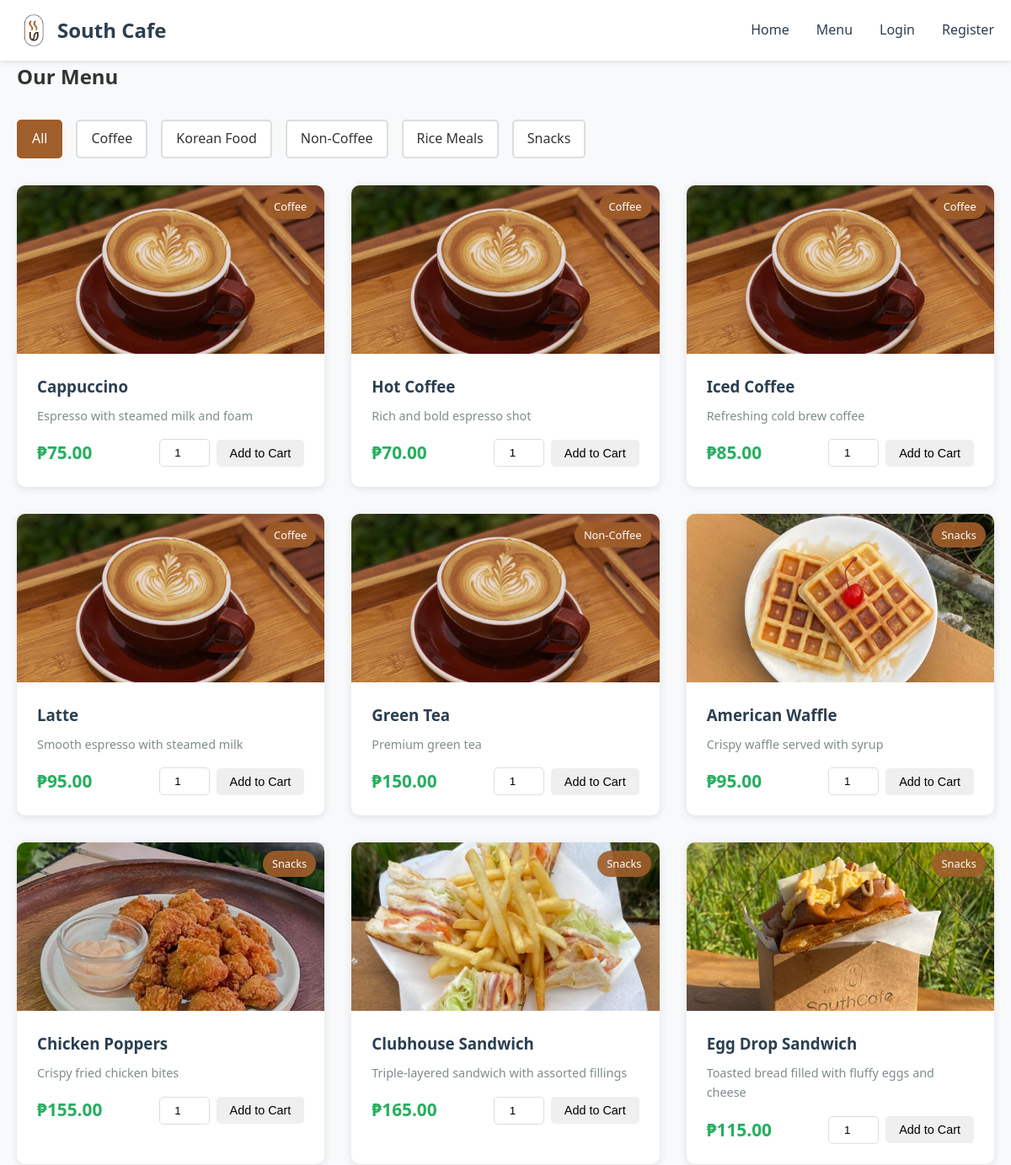
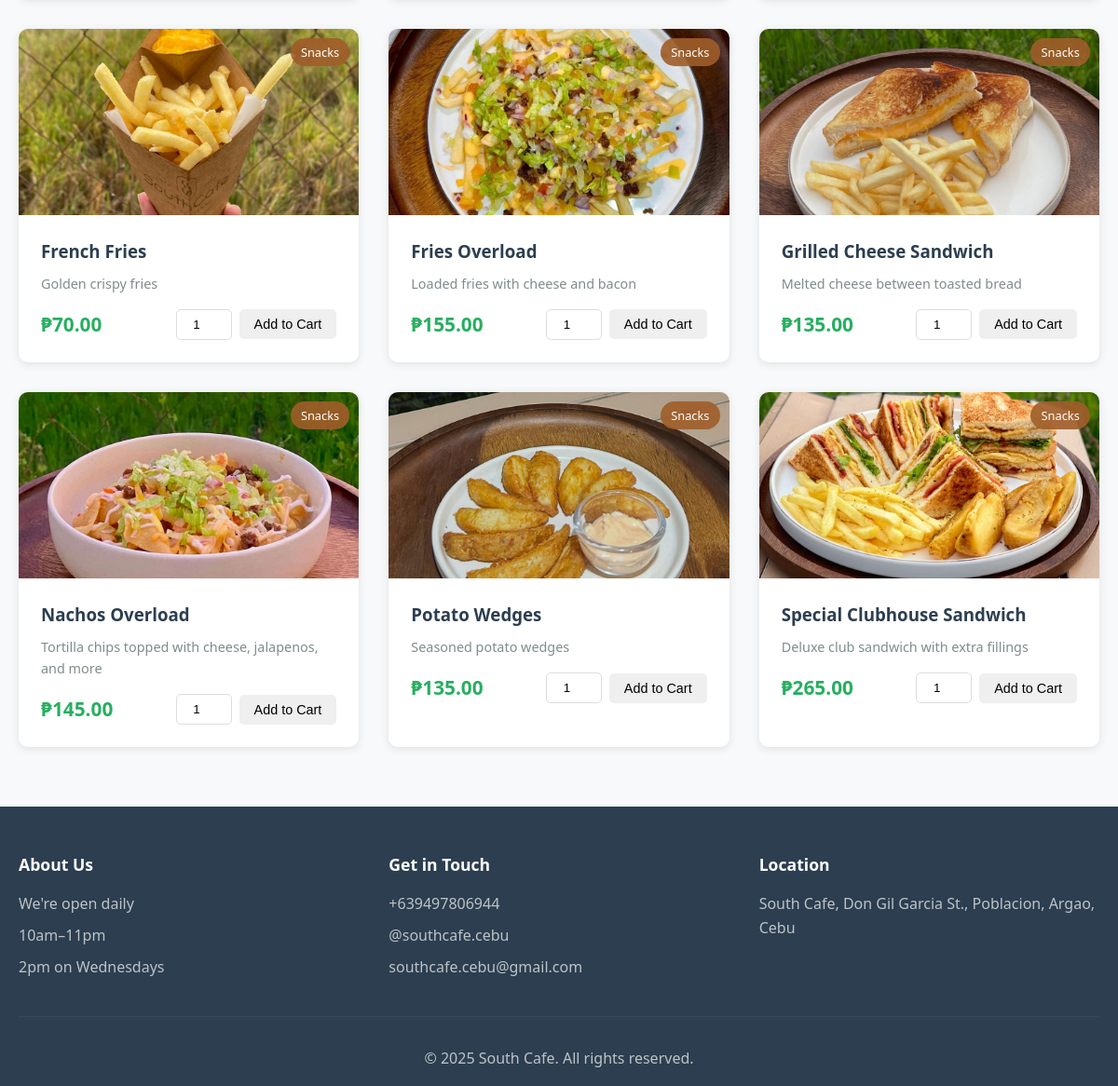
Page /menu.php on the committed database (2 pictures, top to bottom).
### tables this page shows
CREATE TABLE IF NOT EXISTS categories (
    id INT AUTO_INCREMENT PRIMARY KEY,
    name VARCHAR(50) NOT NULL,
    description TEXT
);

CREATE TABLE IF NOT EXISTS products (
    id INT AUTO_INCREMENT PRIMARY KEY,
    name VARCHAR(100) NOT NULL,
    description TEXT,
    price DECIMAL(10, 2) NOT NULL,
    category_id INT,
    image VARCHAR(255),
    available BOOLEAN DEFAULT TRUE,
    created_at TIMESTAMP DEFAULT CURRENT_TIMESTAMP,
    FOREIGN KEY (category_id) REFERENCES categories(id)
);

### config.php (called while the page is built, shortened)
<?php
function isLoggedIn() {
    return isset($_SESSION['user_id']);
}
?>

### menu.php (the view, shortened to what this page needs)
<?php
require_once 'config.php';
$categories_query = "SELECT * FROM categories ORDER BY name";
$categories_result = mysqli_query($conn, $categories_query);
$categories = mysqli_fetch_all($categories_result, MYSQLI_ASSOC);
$category_filter = isset($_GET['category']) ? (int)$_GET['category'] : 0;
if ($category_filter > 0) {
    $products_query = "SELECT p.*, c.name as category_name FROM products p
                       LEFT JOIN categories c ON p.category_id = c.id
                       WHERE p.available = 1 AND p.category_id = ?
                       ORDER BY p.name";
    $stmt = mysqli_prepare($conn, $products_query);
    mysqli_stmt_bind_param($stmt, "i", $category_filter);
    mysqli_stmt_execute($stmt);
    $products_result = mysqli_stmt_get_result($stmt);
} else {
    $products_query = "SELECT p.*, c.name as category_name FROM products p
                       LEFT JOIN categories c ON p.category_id = c.id
                       WHERE p.available = 1
                       ORDER BY c.name, p.name";
    $products_result = mysqli_query($conn, $products_query);
}
$products = mysqli_fetch_all($products_result, MYSQLI_ASSOC);
include 'includes/header.php';
?>
<div class="container">
    <h2>Our Menu</h2>
    <div class="filter-section">
        <a href="menu.php" class="filter-btn <?php echo $category_filter == 0 ? 'active' : ''; ?>">All</a>
        <?php foreach ($categories as $category): ?>
            <a href="menu.php?category=<?php echo $category['id']; ?>"
               class="filter-btn <?php echo $category_filter == $category['id'] ? 'active' : ''; ?>">
                <?php echo htmlspecialchars($category['name']); ?>
            </a>
        <?php endforeach; ?>
    </div>
    <div class="product-grid">
        <?php if (count($products) > 0): ?>
            <?php foreach ($products as $product): ?>
                <div class="product-card">
                    <div class="product-image">
                        <img src="images/<?php echo htmlspecialchars($product['image']); ?>"
                             alt="<?php echo htmlspecialchars($product['name']); ?>"
                             onerror="this.src='images/placeholder.jpg'">
                        <span class="category-badge"><?php echo htmlspecialchars($product['category_name']); ?></span>
                    </div>
                    <div class="product-info">
                        <h3><?php echo htmlspecialchars($product['name']); ?></h3>
                        <p class="product-description"><?php echo htmlspecialchars($product['description']); ?></p>
                        <div class="product-footer">
                            <span class="price">₱<?php echo number_format($product['price'], 2); ?></span>
                            <form method="POST" action="menu.php" class="add-to-cart-form">
                                <input type="number" name="quantity" value="1" min="1" max="99" class="quantity-input">
                                <button type="submit" name="add_to_cart" class="btn btn-small">Add to Cart</button>
                            </form>
                        </div>
                    </div>
                </div>
            <?php endforeach; ?>
        <?php else: ?>
            <p class="no-products">No products found in this category.</p>
        <?php endif; ?>
    </div>
</div>
<?php include 'includes/footer.php'; ?>

### includes/header.php (shortened to what this page needs)
<!DOCTYPE html>
<html lang="en">
<head>
    <link rel="stylesheet" href="style.css">
</head>
<body>
    <nav class="navbar">
        <div class="container">
            <div class="nav-brand">
                <a href="index.php">
                    <img src="images/logo.png" alt="South Cafe Logo" class="logo">
                    South Cafe
                </a>
            </div>
            <ul class="nav-menu">
                <li><a href="index.php">Home</a></li>
                <li><a href="menu.php">Menu</a></li>
                <?php if (isLoggedIn()): ?>
                    <li><a href="cart.php">Cart</a></li>
                    <li><a href="orders.php">My Orders</a></li>
                    <li><a href="logout.php">Logout</a></li>
                <?php else: ?>
                    <li><a href="login.php">Login</a></li>
                    <li><a href="register.php">Register</a></li>
                <?php endif; ?>
            </ul>
        </div>
    </nav>
    <main class="main-content">

### includes/footer.php
    </main>
    <footer class="footer">
        <div class="container">
            <div class="footer-content">
                <div class="footer-section">
                    <h3>About Us</h3>
                    <p>We're open daily</p>
                    <p>10am–11pm</p>
                    <p>2pm on Wednesdays</p>
                </div>
                <div class="footer-section">
                    <h3>Get in Touch</h3>
                    <p>+639497806944</p>
                    <p>@southcafe.cebu</p>
                    <p>southcafe.cebu@gmail.com</p>
                </div>
                <div class="footer-section">
                    <h3>Location</h3>
                    <p><a href="https://maps.google.com/?q=South+Cafe,+Don+Gil+Garcia+St.,+Poblacion,+Argao,+Cebu" target="_blank" class="footer-link">South Cafe, Don Gil Garcia St., Poblacion, Argao, Cebu</a></p>
                </div>
            </div>
            <div class="footer-bottom">
                <p>&copy; <?php echo date('Y'); ?> South Cafe. All rights reserved.</p>
            </div>
        </div>
    </footer>
</body>
</html>

### style.css (style rules this page uses)
* { margin: 0; padding: 0; box-sizing: border-box; }
body { font-family: 'Segoe UI', Tahoma, Geneva, Verdana, sans-serif; line-height: 1.6; color: #333; background-color: #f8f9fa; }
.container { max-width: 1200px; margin: 0 auto; padding: 0 20px; }
.navbar { background-color: white; color: #333; padding: 1rem 0; box-shadow: 0 2px 5px rgba(0,0,0,0.1); }
.navbar .container { display: flex; justify-content: space-between; align-items: center; }
.nav-brand a { color: #2c3e50; text-decoration: none; font-size: 1.5rem; font-weight: bold; display: flex; align-items: center; gap: 0.5rem; }
.nav-brand .logo { width: 40px; height: 40px; object-fit: contain; }
.nav-menu { display: flex; list-style: none; gap: 2rem; }
.nav-menu a { color: #2c3e50; text-decoration: none; transition: color 0.3s; }
.btn { display: inline-block; padding: 0.75rem 1.5rem; border: none; border-radius: 5px; cursor: pointer; text-decoration: none; transition: all 0.3s; font-size: 1rem; }
.btn-small { padding: 0.5rem 1rem; font-size: 0.9rem; }
.product-grid { display: grid; grid-template-columns: repeat(auto-fill, minmax(280px, 1fr)); gap: 2rem; margin: 2rem 0; }
.product-card { background: white; border-radius: 10px; overflow: hidden; box-shadow: 0 2px 10px rgba(0,0,0,0.1); transition: transform 0.3s; }
.product-image { position: relative; height: 200px; overflow: hidden; background-color: #ecf0f1; }
.product-image img { width: 100%; height: 100%; object-fit: cover; }
.category-badge { position: absolute; top: 10px; right: 10px; background-color: rgba(160, 94, 42, 0.9); color: white; padding: 0.3rem 0.7rem; border-radius: 20px; font-size: 0.8rem; }
.product-info { padding: 1.5rem; }
.product-info h3 { margin-bottom: 0.5rem; color: #2c3e50; }
.product-description { color: #7f8c8d; font-size: 0.9rem; margin-bottom: 1rem; }
.product-footer { display: flex; justify-content: space-between; align-items: center; margin-top: 1rem; }
.price { font-size: 1.3rem; font-weight: bold; color: #27ae60; }
.filter-section { display: flex; gap: 1rem; margin: 2rem 0; flex-wrap: wrap; }
.filter-btn { padding: 0.5rem 1rem; background-color: white; border: 2px solid #ddd; border-radius: 5px; text-decoration: none; color: #333; transition: all 0.3s; }
.filter-btn:hover, .filter-btn.active { background-color: #A05E2A; color: white; border-color: #A05E2A; }
.add-to-cart-form { display: flex; gap: 0.5rem; align-items: center; }
.quantity-input { width: 60px; padding: 0.5rem; border: 1px solid #ddd; border-radius: 5px; text-align: center; }
.footer { background-color: #2c3e50; color: white; padding: 3rem 0 1rem 0; margin-top: 4rem; }
.footer-content { display: grid; grid-template-columns: repeat(auto-fit, minmax(250px, 1fr)); gap: 2rem; margin-bottom: 2rem; }
.footer-section h3 { margin-bottom: 1rem; color: white; font-size: 1.1rem; }
.footer-section p { color: #bdc3c7; margin-bottom: 0.5rem; line-height: 1.6; }
.footer-link { color: #bdc3c7; text-decoration: none; transition: color 0.3s; }
.footer-bottom { text-align: center; padding-top: 2rem; border-top: 1px solid #34495e; }
.footer-bottom p { color: #bdc3c7; }
.main-content { min-height: calc(100vh - 200px); }

### rows in the picture
categories: name "Coffee"
categories: name "Korean Food"
categories: name "Non-Coffee"
categories: name "Rice Meals"
categories: name "Snacks"
products: category.name "Coffee", name "Cappuccino", description "Espresso with steamed milk and foam", price "75.00"
products: image (picture), category.name "Coffee", name "Hot Coffee", description "Rich and bold espresso shot", price "70.00"
products: category.name "Coffee", name "Iced Coffee", description "Refreshing cold brew coffee", price "85.00"
products: category.name "Coffee", name "Latte", description "Smooth espresso with steamed milk", price "95.00"
products: category.name "Non-Coffee", name "Green Tea", description "Premium green tea", price "150.00"
products: image (picture), category.name "Snacks", name "American Waffle", description "Crispy waffle served with syrup", price "95.00"
products: image (picture), category.name "Snacks", name "Chicken Poppers", description "Crispy fried chicken bites", price "155.00"
products: image (picture), category.name "Snacks", name "Clubhouse Sandwich", description "Triple-layered sandwich with assorted fillings", price "165.00"
products: image (picture), category.name "Snacks", name "Egg Drop Sandwich", description "Toasted bread filled with fluffy eggs and cheese", price "115.00"
products: image (picture), category.name "Snacks", name "French Fries", description "Golden crispy fries", price "70.00"
products: image (picture), category.name "Snacks", name "Fries Overload", description "Loaded fries with cheese and bacon", price "155.00"
products: image (picture), category.name "Snacks", name "Grilled Cheese Sandwich", description "Melted cheese between toasted bread", price "135.00"
products: image (picture), category.name "Snacks", name "Nachos Overload", description "Tortilla chips topped with cheese, jalapenos, and more", price "145.00"
products: image (picture), category.name "Snacks", name "Potato Wedges", description "Seasoned potato wedges", price "135.00"
products: image (picture), category.name "Snacks", name "Special Clubhouse Sandwich", description "Deluxe club sandwich with extra fillings", price "265.00"
